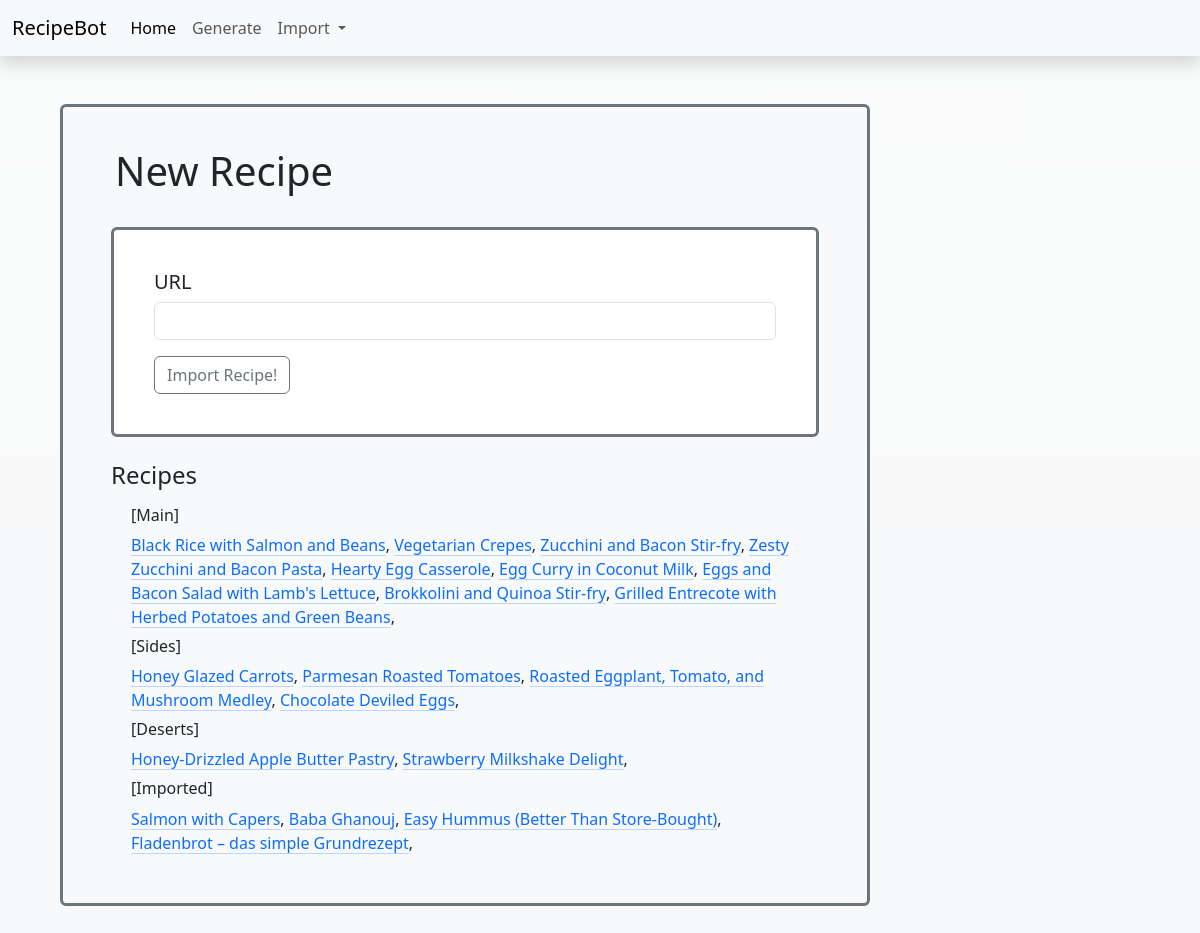
The page /import_recipe on the database as committed earlier.
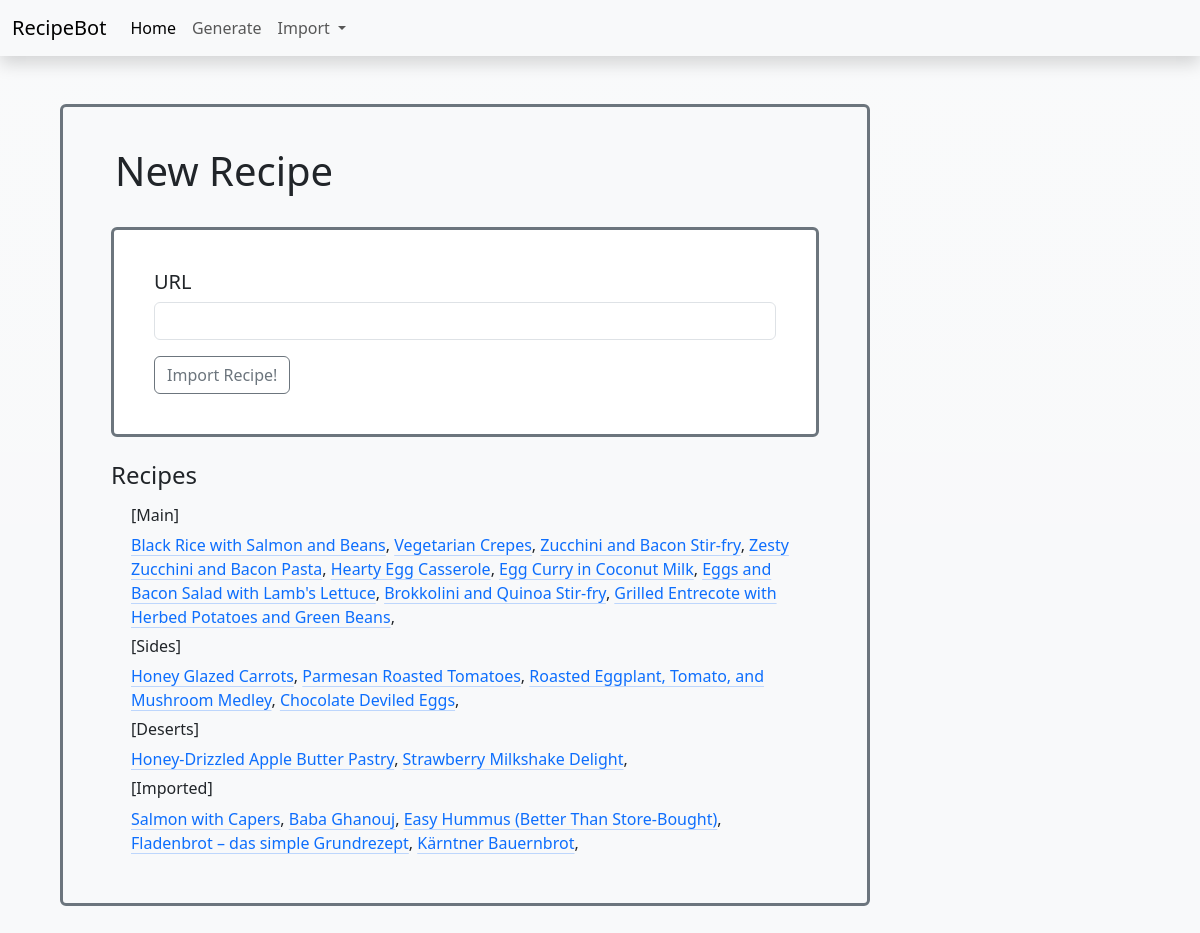
The same page on the database as committed later.
### app/models.py (models this page shows, shortened)
class Recipe(db.Model):
    id = db.Column(db.Integer, primary_key=True)
    title = db.Column(db.String(64), index=True)
    image_id = db.Column(db.String(64))
    vegetarian = db.Column(db.Boolean())
    dish_type = db.Column(db.String(64))
    timestamp = db.Column(db.DateTime, index=True, default=datetime.utcnow)
    ingredients = db.relationship('Ingredients', backref='recipe', lazy='dynamic')
    instructions = db.relationship('Instructions', backref='recipe', lazy='dynamic')

### app/routes.py (the view, shortened to what this page needs)
@app.route('/import_recipe',methods=['GET', 'POST'])
def import_recipe():
    form = ImportForm()
    recipes = Recipe.query.all()
    return render_template('import.html', title='Recipe Bot', form=form, recipes = recipes)

### app/forms.py
class ImportForm(FlaskForm):
    url = StringField('URL', validators=[DataRequired()])
    submit = SubmitField('Import Recipe!')

### app/templates/import.html (shortened to what this page needs)
{% extends "base.html" %}
{% import 'bootstrap/wtf.html' as wtf %}
{% block app_content %}
<div class="content rounded bg-light text-dark p-4 border border-3 border-secondary w-75 ">
    <div class="row m-3">
        <h1>New Recipe</h1>
    </div>
    <div class="d-flex align-items-center justify-content-center m-4">
        <div class="row rounded bg-white text-dark border border-3 border-secondary w-100">
            <div class = "col p-4">
                <form action="" method="post" novalidate>
                    <div class="form-group m-3">
                        <h5>{{ form.url.label }}</h5>
                        {{ form.url(class="form-control") }}
                    </div>
                    <div class="m-3">
                    {{ form.submit(class="btn btn-outline-secondary") }}
                    </div>
                </form>
            </div>
        </div>
    </div>
    <div class="m-4">
        <div class="row">
            <h4>Recipes</h4>
        </div>
    <div class="row m-2">
        <div class="col">
            <h6>[Main]</h6>
            {% for recipe in recipes %}
                {% if recipe.dish_type == 'main dish' %}
                    <a href="{{ url_for('recipe', id=recipe.id) }}" class="link-primary link-offset-2 link-underline-opacity-25 link-underline-opacity-100-hover">{{recipe.title}}</a>,
                {% endif %}
            {% endfor %}
        </div>
    </div>
    <div class="row m-2">
        <div class="col">
            <h6>[Sides]</h6>
            {% for recipe in recipes %}
                {% if recipe.dish_type == 'side dish' %}
                    <a href="{{ url_for('recipe', id=recipe.id) }}" class="link-primary link-offset-2 link-underline-opacity-25 link-underline-opacity-100-hover">{{recipe.title}}</a>,
                {% endif %}
            {% endfor %}
        </div>
    </div>
    <div class="row m-2">
        <div class="col">
            <h6>[Deserts]</h6>
            {% for recipe in recipes %}
                {% if recipe.dish_type == 'desert' %}
                    <a href="{{ url_for('recipe', id=recipe.id) }}" class="link-primary link-offset-2 link-underline-opacity-25 link-underline-opacity-100-hover">{{recipe.title}}</a>,
                {% endif %}
            {% endfor %}
        </div>
    </div>
    <div class="row m-2">
        <div class="col">
            <h6>[Imported]</h6>
            {% for recipe in recipes %}
                {% if recipe.dish_type == 'imported' %}
                    <a href="{{ url_for('recipe', id=recipe.id) }}" class="link-primary link-offset-2 link-underline-opacity-25 link-underline-opacity-100-hover">{{recipe.title}}</a>,
                {% endif %}
            {% endfor %}
        </div>
    </div>
    </div>
</div>
{% endblock %}

Rows that differ between the two databases and show on the page:
added Recipe: title "Kärntner Bauernbrot", shown under "[Imported]"
